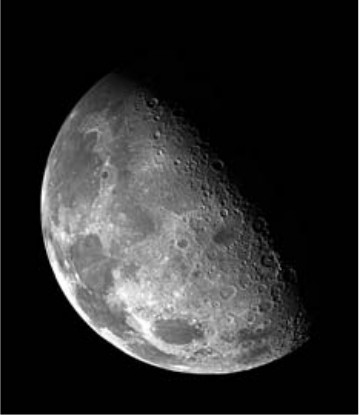
#> input picture moon.jpg, 359 x 415 px
$ python main.py
#> lines starting #> are read from the running program, lines starting #| are printed output that depends on the picture
import cv2
import numpy as np
import matplotlib.pyplot as plt

# Carregar a imagem
image = cv2.imread('moon.jpg')  # Substitua pelo caminho da sua imagem
#> image is the input picture: shape (415, 359, 3); min 0, max 255, mean 44.1

# Somar os 3 canais e normalizar
sum_channels = np.sum(image, axis=2)
normalized = (255 * (sum_channels - sum_channels.min()) / (sum_channels.max() - sum_channels.min())).astype(float)
normalized /= 255.0  # Normalizar para o intervalo [0, 1]

# Aplicar as regras de aproximação
output_image = np.zeros_like(normalized)
output_image[normalized < 0.25] = 0
output_image[(0.25 <= normalized) & (normalized < 0.5)] = 0.25
output_image[(0.5 <= normalized) & (normalized < 0.75)] = 0.5
output_image[0.75 <= normalized] = 1

# Exibir a imagem resultante usando imshow do matplotlib
plt.imshow(output_image, cmap='gray')
plt.axis('off')
plt.show()
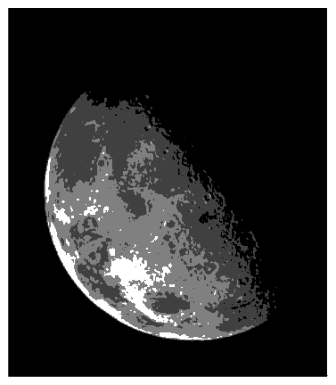
#> figure drawn by matplotlib, 1 panel

# Calcular a média dos pixels sobre toda a imagem
average_value = np.mean(output_image)
print(f"A média dos pixels sobre toda a imagem é: {average_value}")
